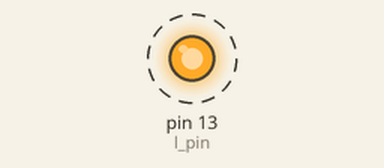
This sketch was run on a simulated Arduino Uno, built with avr-gcc and run on an emulated ATmega328P. On the bench: output pins drawn as LEDs (lit = HIGH). Dashed ring = blinking.

Above: at 0.2 s.
Timing chart, 0 to 3.0 s (numbered marks = the images above):
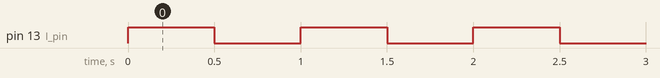

The sketch:

o1-2.ino
```cpp
// økt 1.2

const int l_pin = LED_BUILTIN;
struct Usertime {
  unsigned long now;
  unsigned long earlier;
};

struct State {
  int led = LOW;
};

Usertime t;
State state;

void setup() {
  t.now = millis();
  t.earlier = 100;
  pinMode(l_pin, OUTPUT);
}

void switchState(int timer) {
  t.now = millis();
  if (t.now - t.earlier >= timer) {
    t.earlier=t.now;
    if (state.led) {
      state.led = LOW;
    } else {
      state.led = HIGH;
    }
    ledChange();
  }
}

void ledChange() {
  digitalWrite(l_pin, state.led);
}

void loop() {
  switchState(500);
}
```

Measured:
- by itself, pin 13 (l_pin): alternates HIGH for 0.50 s and LOW for 0.50 s
